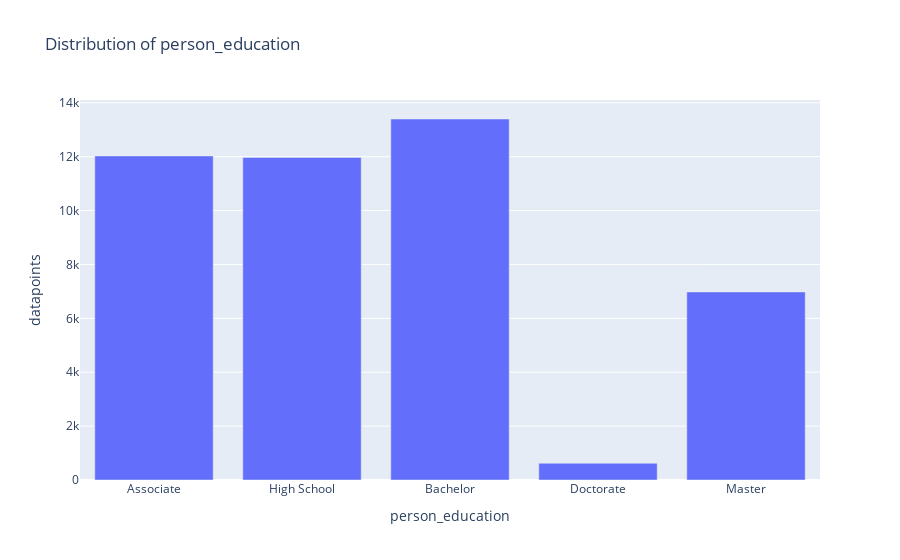

Notebook code cell kept with this figure:
### Code cell
plot_distribution(df2,"person_education")

### Figure 1 — Plotly figure (JSON) as saved in the notebook; plotly's stock layout.template omitted (floating-point values rounded to 4 significant figures)
{"data": [{"hovertemplate": "person_education=%{x}<br>datapoints=%{y}<extra></extra>", "legendgroup": "", "marker": {"color": "#636efa", "pattern": {"shape": ""}}, "name": "", "orientation": "v", "showlegend": false, "textposition": "auto", "type": "bar", "x": ["Associate", "High School", "Bachelor", "Doctorate", "Master"], "xaxis": "x", "y": [12028, 11972, 13399, 621, 6980], "yaxis": "y"}], "layout": {"barmode": "relative", "legend": {"tracegroupgap": 0}, "title": {"text": "Distribution of person_education"}, "xaxis": {"anchor": "y", "domain": [0, 1], "title": {"text": "person_education"}}, "yaxis": {"anchor": "x", "domain": [0, 1], "title": {"text": "datapoints"}}}}
